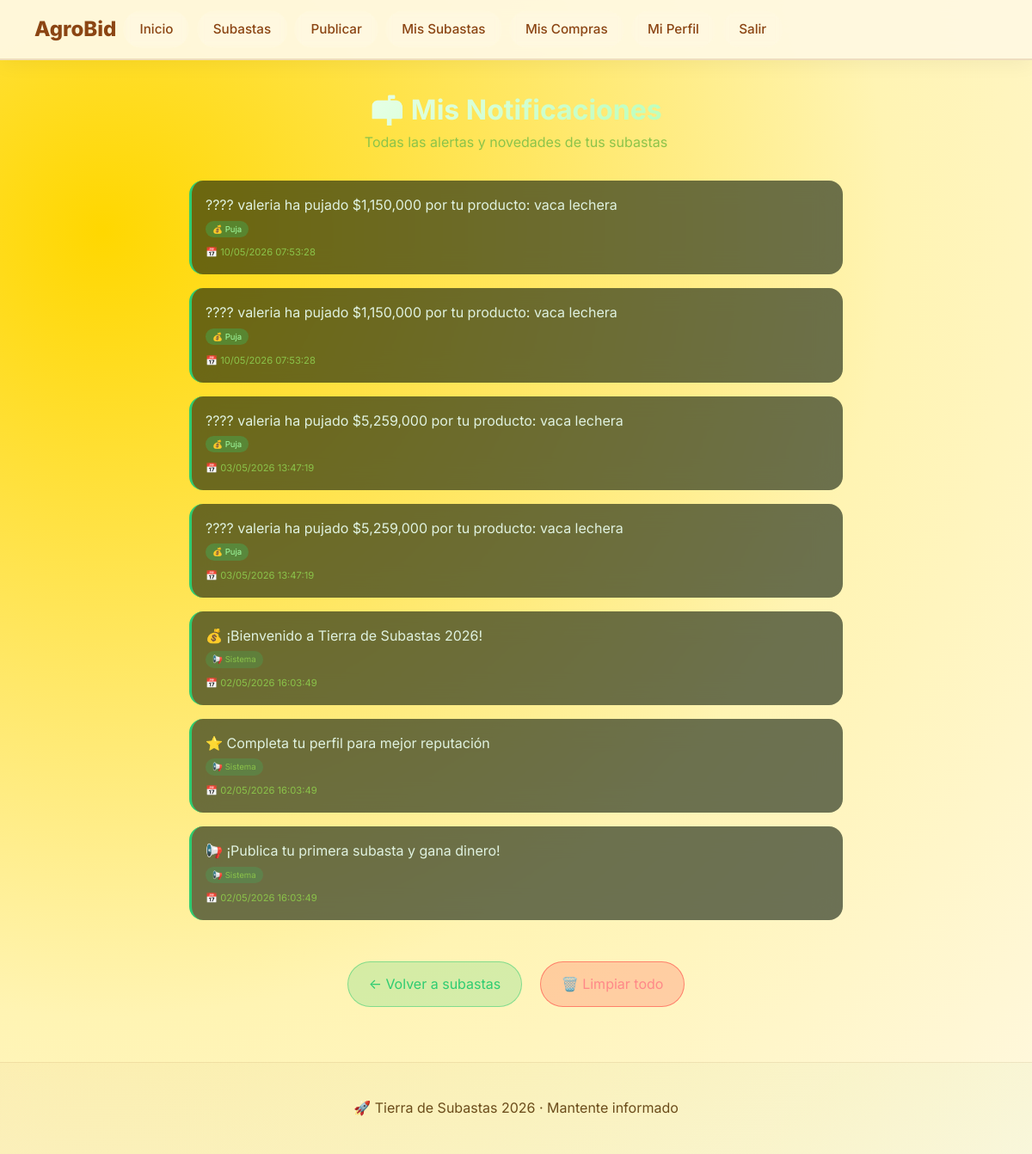
The app's page /Tierra-subastas/ver_notificacion.php (signed in) with its own data.
### tables this page shows
CREATE TABLE `notificaciones` (
  `id` int(11) NOT NULL,
  `usuario_id` int(11) NOT NULL,
  `subasta_id` int(11) DEFAULT NULL,
  `mensaje` text NOT NULL,
  `tipo` varchar(20) DEFAULT 'puja',
  `leido` tinyint(1) DEFAULT 0,
  `fecha` datetime DEFAULT current_timestamp()
);

### Tierra-subastas/ver_notificacion.php (the view, shortened to what this page needs)
<?php
include("includes/conexion.php");
$user_id = $_SESSION['user_id'];
mysqli_query($conexion, "UPDATE notificaciones SET leido = 1 WHERE usuario_id = $user_id");
$sql = "SELECT * FROM notificaciones WHERE usuario_id = $user_id ORDER BY fecha DESC";
$resultado = mysqli_query($conexion, $sql);
$total_notif = mysqli_num_rows($resultado);
?>
<!DOCTYPE html>
<html lang="es">
<head>
    <link rel="stylesheet" href="css/estilos.css">
</head>
<body>
<header class="header">
   <nav class="menu">
    <div class="logo"> AgroBid</div>
    <a href="index.php">Inicio</a>
    <a href="subastas.php">Subastas</a>
    <a href="publicar.php">Publicar</a>
    <a href="mis_subastas.php">Mis Subastas</a>
    <a href="mis_compras.php">Mis Compras</a>
    <a href="perfil.php">Mi Perfil</a>
    <a href="logout.php">Salir</a>
</nav>
</header>
<div class="notif-container">
    <div class="notif-header">
        <h2>📬 Mis Notificaciones</h2>
        <p>Todas las alertas y novedades de tus subastas</p>
    </div>
    <?php if($total_notif > 0): ?>
        <?php while($notif = mysqli_fetch_assoc($resultado)): ?>
            <div class="notif-card">
                <div class="notif-mensaje">
                    <?php echo htmlspecialchars($notif['mensaje']); ?>
                </div>
                <div class="notif-tipo <?php echo ($notif['tipo'] == 'puja') ? 'tipo-puja' : 'tipo-sistema'; ?>">
                    <?php echo ($notif['tipo'] == 'puja') ? '💰 Puja' : '📢 Sistema'; ?>
                </div>
                <div class="notif-fecha">
                    📅 <?php echo date('d/m/Y H:i:s', strtotime($notif['fecha'])); ?>
                </div>
            </div>
        <?php endwhile; ?>
        <div style="text-align: center;">
            <a href="subastas.php" class="btn-volver">← Volver a subastas</a>
            <a href="limpiar_notificaciones.php" class="btn-limpiar" onclick="return confirm('¿Eliminar todas las notificaciones?')">🗑️ Limpiar todo</a>
        </div>
    <?php endif; ?>
</div>
<footer class="footer">
    <p>🚀 Tierra de Subastas 2026 · Mantente informado</p>
</footer>
</body>
</html>

### Tierra-subastas/css/estilos.css (style rules this page uses)
:root { --maiz: #ffd700; --maiz-oscuro: #e6c200; --maiz-claro: #fff4b3; --maiz-suave: #fff8e0; --esperanza: #32cd32; --esperanza-oscuro: #28a828; --calabaza: #ff8c00; --calabaza-oscuro: #e67e00; --cielo: #1e90ff; --cielo-oscuro: #187bdf; --tomate: #ff4500; --tomate-oscuro: #e63e00; --chocolate: #8b4513; --chocolate-claro: #a0522d; --chocolate-oscuro: #5a2d0c; --dark: #5a3d0c; --darker: #3d2908; --gray-bg: #f5e6b8; --gray-card: #fff8e8; --text-light: #3d2908; --text-gray: #6b4c1a; --border-radius: 20px; --border-radius-sm: 14px; --transition: all 0.4s cubic-bezier(0.2, 0.9, 0.4, 1.1); --shadow: 0 20px 40px -12px rgba(0, 0, 0, 0.15); --shadow-sm: 0 4px 12px rgba(0, 0, 0, 0.08); --shadow-hover: 0 30px 50px -15px rgba(0, 0, 0, 0.2); --shadow-glow: 0 0 20px rgba(50, 205, 50, 0.3); }
* { margin: 0; padding: 0; box-sizing: border-box; }
body { font-family: 'Inter', -apple-system, BlinkMacSystemFont, 'Segoe UI', sans-serif; background: radial-gradient(circle at 10% 20%, var(--maiz) 0%, var(--maiz-claro) 60%, var(--maiz-suave) 100%); color: var(--text-light); line-height: 1.6; min-height: 100vh; }
.header { background: rgba(255, 248, 224, 0.96); backdrop-filter: blur(16px); border-bottom: 2px solid rgba(139, 69, 19, 0.15); padding: 0.75rem 2.5rem; display: flex; justify-content: space-between; align-items: center; flex-wrap: wrap; gap: 1rem; position: sticky; top: 0; z-index: 1000; box-shadow: 0 4px 25px rgba(0, 0, 0, 0.05); }
.logo { display: flex; align-items: center; gap: 1rem; font-size: 1.5rem; font-weight: 800; color: var(--chocolate); text-decoration: none; }
.menu { display: flex; gap: 0.5rem; flex-wrap: wrap; }
.menu a { color: var(--chocolate); text-decoration: none; font-weight: 500; padding: 0.6rem 1.2rem; border-radius: 40px; transition: var(--transition); font-size: 0.95rem; position: relative; backdrop-filter: blur(4px); }
.footer { text-align: center; padding: 2.5rem; border-top: 1px solid rgba(139, 69, 19, 0.1); margin-top: 4rem; color: var(--text-gray); background: linear-gradient(135deg, rgba(139, 69, 19, 0.03), rgba(50, 205, 50, 0.03)); }

### Tierra-subastas/ver_notificacion.php (style rules this page uses)
.notif-container { max-width: 800px; margin: 2rem auto; padding: 0 20px; position: relative; z-index: 2; }
.notif-header { text-align: center; margin-bottom: 2rem; }
.notif-header h2 { font-size: 2rem; background: linear-gradient(135deg, #ffffff, #a3ffa3); -webkit-background-clip: text; background-clip: text; color: transparent; }
.notif-header p { color: #8bc34a; }
.notif-card { background: rgba(10, 25, 10, 0.6); backdrop-filter: blur(15px); border-radius: 16px; padding: 1rem; margin-bottom: 1rem; border-left: 3px solid #2ecc71; transition: all 0.3s; }
.notif-mensaje { font-size: 1rem; color: #e0f2e0; }
.notif-fecha { font-size: 0.7rem; color: #8bc34a; margin-top: 8px; display: flex; align-items: center; gap: 5px; }
.notif-tipo { display: inline-block; padding: 2px 8px; border-radius: 20px; font-size: 0.6rem; margin-top: 5px; }
.tipo-puja { background: rgba(46, 204, 113, 0.3); color: #a3ffa3; }
.tipo-sistema { background: rgba(46, 204, 113, 0.2); color: #8bc34a; }
.btn-volver { display: inline-block; margin-top: 2rem; padding: 0.8rem 1.5rem; background: rgba(46, 204, 113, 0.2); border: 1px solid rgba(46, 204, 113, 0.5); border-radius: 50px; color: #2ecc71; text-decoration: none; transition: all 0.3s; }
.btn-limpiar { display: inline-block; margin-left: 1rem; padding: 0.8rem 1.5rem; background: rgba(255, 50, 50, 0.2); border: 1px solid rgba(255, 50, 50, 0.5); border-radius: 50px; color: #ff8888; text-decoration: none; transition: all 0.3s; }

### records on screen
notificaciones: mensaje "???? valeria ha pujado $1,150,000 por tu producto: vaca lechera", tipo "💰 Puja", fecha "10/05/2026 07:53:28"
notificaciones: mensaje "???? valeria ha pujado $1,150,000 por tu producto: vaca lechera", tipo "💰 Puja", fecha "10/05/2026 07:53:28"
notificaciones: mensaje "???? valeria ha pujado $5,259,000 por tu producto: vaca lechera", tipo "💰 Puja", fecha "03/05/2026 13:47:19"
notificaciones: mensaje "???? valeria ha pujado $5,259,000 por tu producto: vaca lechera", tipo "💰 Puja", fecha "03/05/2026 13:47:19"
notificaciones: mensaje "💰 ¡Bienvenido a Tierra de Subastas 2026!", tipo "📢 Sistema", fecha "02/05/2026 16:03:49"
notificaciones: mensaje "⭐ Completa tu perfil para mejor reputación", tipo "📢 Sistema", fecha "02/05/2026 16:03:49"
notificaciones: mensaje "📢 ¡Publica tu primera subasta y gana dinero!", tipo "📢 Sistema", fecha "02/05/2026 16:03:49"
